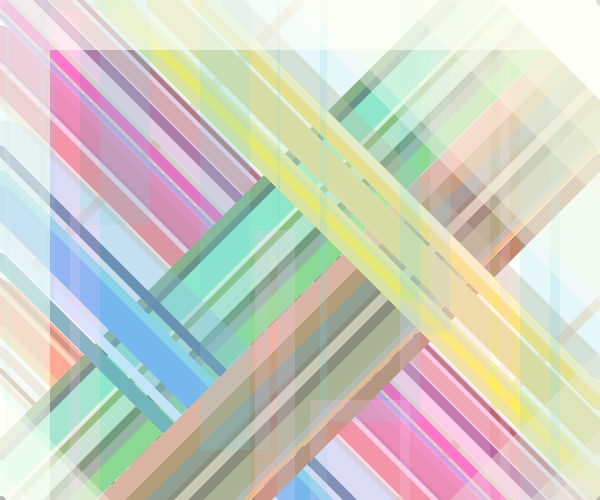
Frame 1 (no input)
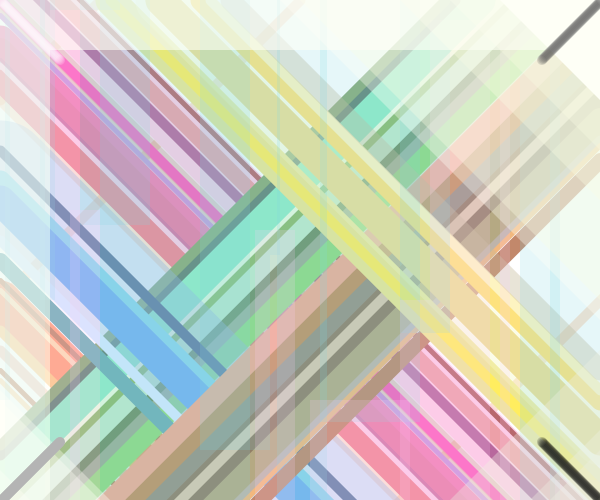
Frame 60 (the mouse pressed at the canvas centre just before this capture)
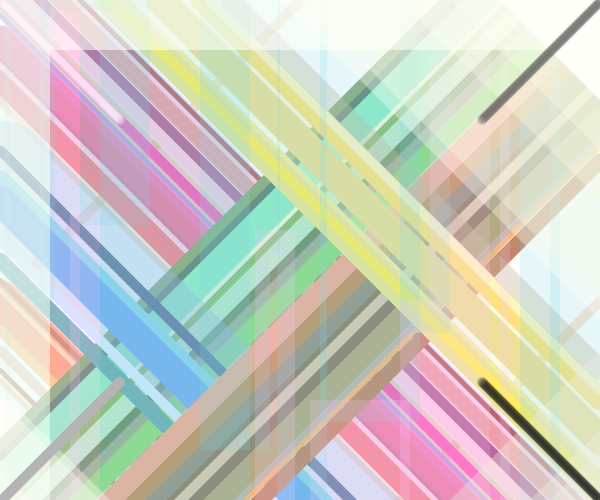
Frame 120 (the mouse held since frame 60 and released just before this capture)

The Processing sketch that drew these frames (run headless with seeded random() and noise(); from frame 60 on, the mouse is pressed at the canvas centre):

// Processing sketch: processing_19171
// ── processing_19171.pde

//ivy lin
//nick nally
//math, programming and art
//week 1 assignment
//25/01/11


float x;
int directionx;
float y;
int directiony;
float z;
int directionz;
float a;
int directiona;
float b;
int directionb;
float c;
int directionc;
float e;
int directione;
float f;
int directionf;


void setup(){
  size(600,500);
  background(255,255,255);
  smooth();
  frameRate(-900000);
  x=0;
  directionx=1;
  y=0;
  directiony=1;
  z=600;
  directionz=1;
  a=500;
  directiona=1;
  b=600;
  directionb=1;
  c=0;
  directionc=1;
  e=0;
  directione=1;
  f=500;
  directionf=1;
 //grid
  stroke(237,108,22,80);
  strokeWeight(10);
  line(0,100,100,0);
  line(0,100,500,600);
  line(100,0,600,500);
  line(600,500,500,600);
  line(0,300,300,0);
  line(0,500,500,0);
  line(0,700,700,0);
  line(0,900,900,0);
  line(0,300,300,600);

//part 2
//orange
  stroke(255,106,46);
  strokeWeight(40);
  line(0,300,300,600);
  stroke(232,177,155);
  strokeWeight(10);
  line(0,350,250,600);
  stroke(250,169,63);
  strokeWeight(10);
  line(0,330,270,600);
  stroke(155,69,19);
  strokeWeight(5);
  line(0,370,230,600);
  stroke(155,69,19);
  strokeWeight(5);
  line(0,280,320,600);
  stroke(250,198,129);
  strokeWeight(5);
  line(0,290,310,600);
  stroke(250,198,129);
  strokeWeight(5);
  line(0,380,220,600);
  //red
  stroke(157,25,25,95);
  strokeWeight(20);
  line(0,0,600,600);
  stroke(234,57,57,80);
  strokeWeight(5);
  line(0,5,595,600);
  stroke(232,54,137);
  strokeWeight(30);
  line(0,40,560,600);
  stroke(157,30,30,50);
  strokeWeight(25);
  line(0,50,550,600);
  stroke(232,63,86);
  strokeWeight(22);
  line(0,80,520,600);
  stroke(237,146,211,90);
  strokeWeight(5);
  line(0,65,535,600);
  stroke(172,86,198);
  strokeWeight(5);
  line(0,15,585,600);
  stroke(113,14,112,80);
  strokeWeight(5);
  line(0,60,540,600);
  stroke(250,174,212);
  strokeWeight(5);
  line(0,65,535,600);
  strokeWeight(50);
  line(0,-50,600,550);
  stroke(142,14,23);
  strokeWeight(5);
  line(0,-80,600,520);
  stroke(142,14,99);
  strokeWeight(10);
  line(0,-40,600,560);
  stroke(227,103,117);
  strokeWeight(15);
  line(0,-60,600,540);
  stroke(250,3,151);
  strokeWeight(10);
  line(0,0,600,600);
  //green
  stroke(33,124,15,80);
  strokeWeight(20);
  line(600,0,0,600);
  stroke(76,196,53);
  strokeWeight(20);
  line(580,0,0,580);
  stroke(23,80,12);
  strokeWeight(15);
  line(550,0,0,550);
  stroke(153,219,171);
  strokeWeight(30);
  line(520,0,0,520);
  stroke(71,147,21);
  strokeWeight(10);
  line(510,0,0,510);
  stroke(220,247,202);
  strokeWeight(10);
  line(500,0,0,500);
  stroke(79,224,162);
  strokeWeight(30);
  line(480,0,0,480);
  stroke(6,57,35);
  strokeWeight(10);
  line(455,0,0,455);
  stroke(92,126,84);
  strokeWeight(10);
  line(560,0,0,560);
  stroke(67,118,37);
  strokeWeight(10);
  line(445,0,0,445);
  //blue
  stroke(79,135,211,99);
  strokeWeight(100);
  line(0,170,430,600);
  stroke(8,53,113);
  strokeWeight(10);
  line(0,150,450,600);
  stroke(70,184,224);
  strokeWeight(20);
  line(0,180,420,600);
  stroke(33,130,232);
  strokeWeight(30);
  line(0,200,400,600);
  stroke(185,220,255);
  strokeWeight(10);
  line(0,240,360,600);
  stroke(26,126,137);
  strokeWeight(15);
  line(0,260,340,600);
  //brown
  stroke(155,79,3);
  strokeWeight(80);
  line(80,600,600,80);
  stroke(80,50,11);
  strokeWeight(50);
  line(100,600,600,100);
  stroke(196,165,125);
  strokeWeight(10);
  line(80,600,600,80);
  stroke(137,118,57);
  strokeWeight(25);
  line(120,600,600,120);
  stroke(88,81,57);
  strokeWeight(15);
  line(55,600,600,55);
  stroke(152,136,120);
  strokeWeight(10);
  line(140,600,600,140);
  stroke(234,142,50);
  strokeWeight(5);
  line(145,600,600,145);
  stroke(157,65,19);
  strokeWeight(15);
  line(160,600,600,160);
  stroke(229,122,83);
  strokeWeight(20);
  line(10,600,600,10);
  //yellow
  stroke(227,215,82);
  strokeWeight(30);
  line(110,0,600,490);
  stroke(228,240,80);
  strokeWeight(10);
  line(150,0,600,450);
  stroke(239,245,158,99.9);
  strokeWeight(50);
  line(160,0,600,440);
  stroke(255,226,0);
  strokeWeight(10);
  line(110,0,600,490);
  stroke(227,204,89);
  strokeWeight(30);
  line(160,0,600,440);
  stroke(252,209,48);
  strokeWeight(20);
  line(200,0,600,400);
  stroke(252,237,156);
  strokeWeight(10);
  line(210,0,600,390);
  stroke(162,143,93,99);
  strokeWeight(20);
  line(230,0,600,370);
  
  //part 1
  noStroke();
  fill(51,190,203,50);
  rect(0,0,10,400);
  rect(5,0,40,600);
  rect(40,0,15,300);
  rect(50,0,70,10);
  rect(80,0,70,225);
  rect(100,0,150,550);
  rect(200,0,70,450);
  rect(270,0,10,255);
  rect(277,0,50,570);
  rect(320,0,100,422);
  rect(400,0,50,333);
  rect(440,0,100,30);
  rect(520,0,40,600);
  rect(550,0,100,531);
  
  fill(250,174,245,50);
  rect(50,10,30,600);
  rect(70,210,30,600);
  rect(110,520,100,100);
  rect(255,230,40,600);
  rect(310,400,100,400);
  rect(400,300,30,600);
  rect(430,20,60,600);
  rect(500,10,10,600);
  rect(555,480,100,100);
  
  //part 3
  noStroke();
  fill(254,255,240,90);
  quad(280,0,600,320,600,0,280,0);
  fill(246,250,209,90);
  quad(300,0,600,300,600,0,300,0);
  quad(400,0,600,200,600,0,400,0);
  quad(450,0,600,150,600,0,450,0);
  fill(254,255,240);
  quad(500,0,600,100,600,0,500,0);
  
  //part 4
  fill(227,229,206);
  quad(600,600,500,600,600,500,600,600);
  fill(227,229,206,90);
  quad(600,600,450,600,600,450,600,600);
  quad(600,600,350,600,600,350,600,600);
  quad(600,600,430,600,600,430,600,600);
  
  //part 5
  fill(254,255,240);
  quad(0,600,100,600,0,500,0,600);
  fill(254,255,240,90);
  quad(0,600,200,600,0,400,0,600);
  quad(0,600,210,600,0,390,0,600);
  quad(0,600,130,600,0,470,0,600);
  
  //part 6
  
  fill(254,255,240,90);
  quad(0,0,0,600,50,600,50,0);
  quad(0,0,0,600,50,600,50,0);
  quad(50,0,600,0,600,50,50,50);
  quad(50,0,600,0,600,50,50,50);
  
  fill(255,255,255,95);
  noStroke();
  quad(0,0,600,0,600,500,0,500);

}

void draw(){
  x +=directionx;
  y +=directiony;
  z +=directionz;
  a +=directiona;
  b +=directionb;
  c +=directionc;
  e +=directione;
  f +=directionf;
  
  
  noStroke();
  fill(255,255,255,50);
  ellipse(x,y,10,10);
  fill(3,3,3,50);
  ellipse(z,a,10,10);
  fill(88,88,88,50);
  ellipse(b,c,10,10);
  fill(180,180,180);
  ellipse(e,f,10,10);
  println(x);
  if(x>width){
   directionx=-1;
  }
  if(x<0){
    directionx=1;
  }
  if(y<0){
    directiony=1;
  }
  if(y>height){
    directiony=-1;
  }
  if(a>height){
    directiona=-1;
  }
  if(a<0){
    directiona=1;
  }
  if(z<0){
    directionz=1;
  }
  if(z>width){
    directionz=-1;
  }
  if(b>width){
    directionb=-1;
  }
  if(b<0){
    directionb=1;
  }
  if(c<0){
    directionc=1;
  }
  if(c>height){
    directionc=-1;
  }
   if(e<0){
    directione=1;
  }
  if(e>width){
    directione=-1;
  }
   if(f<0){
    directionf=1;
  }
  if(f>height){
    directionf=-1;
  }
}
